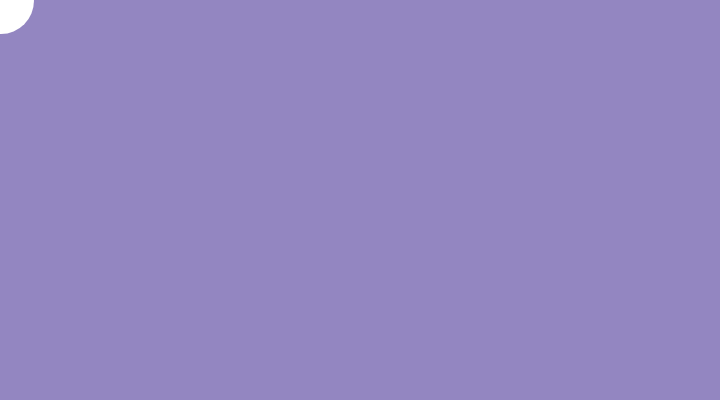
Frame 1 (no input)
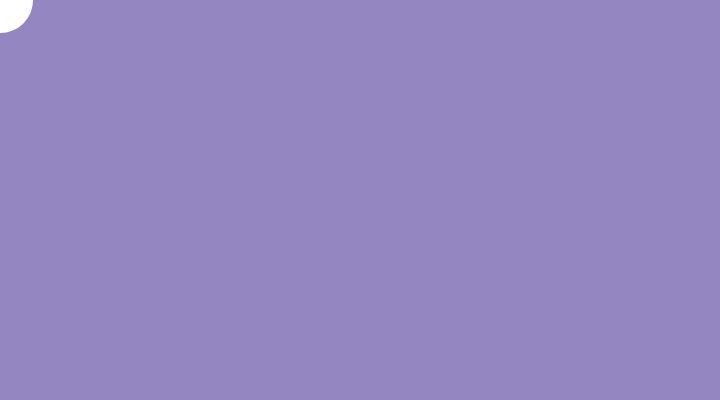
Frame 60 (no input)
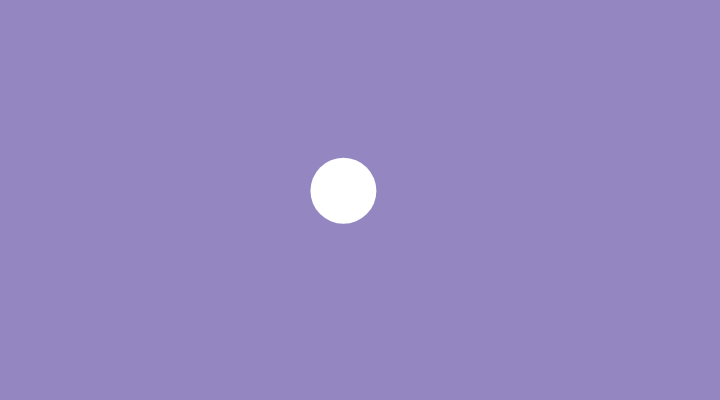
Frame 120 (the mouse pressed at the canvas centre since frame 60)

The p5.js sketch that drew these frames (run headless with seeded random() and noise() and a simulated clock; from frame 60 on, the mouse is pressed at the canvas centre):

// p5.js sketch
// ── sketch.js
let x = 1;
let y = 1;
let easing = 0.05;

function setup() {
  createCanvas(720, 400);
  noStroke();
}

function draw() {
  background(147, 134, 193);
  let targetX = mouseX;
  let targetY = mouseY;

  let dx = targetX - x; // distance, target x-coordinate and the x-coordinate ellipse
  let dy = targetY - y; // distance, target y-coordinate and the y-coordinate ellipse

  x += dx * easing; // x-coordinate ellipse, white easing
  y += dy * easing; // y-coordinate ellipse, white easing

  ellipse(x, y, 66, 66);
}
